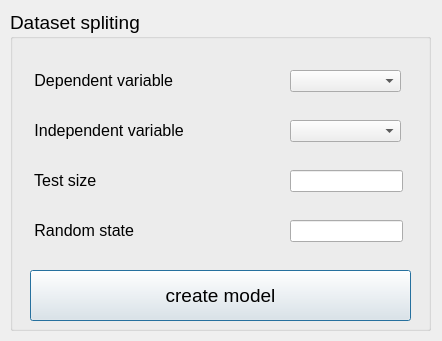
<?xml version="1.0" encoding="UTF-8"?>
<ui version="4.0">
 <class>Dialog_linear_reg</class>
 <widget class="QDialog" name="Dialog_linear_reg">
  <property name="geometry">
   <rect>
    <x>0</x>
    <y>0</y>
    <width>442</width>
    <height>341</height>
   </rect>
  </property>
  <property name="windowTitle">
   <string>Linear regression</string>
  </property>
  <widget class="QGroupBox" name="Data_spliting">
   <property name="geometry">
    <rect>
     <x>10</x>
     <y>10</y>
     <width>421</width>
     <height>321</height>
    </rect>
   </property>
   <property name="font">
    <font>
     <pointsize>14</pointsize>
    </font>
   </property>
   <property name="title">
    <string>Dataset spliting</string>
   </property>
   <widget class="QLabel" name="label_4">
    <property name="geometry">
     <rect>
      <x>20</x>
      <y>150</y>
      <width>291</width>
      <height>41</height>
     </rect>
    </property>
    <property name="font">
     <font>
      <pointsize>12</pointsize>
     </font>
    </property>
    <property name="text">
     <string> Test size</string>
    </property>
   </widget>
   <widget class="QLabel" name="label_3">
    <property name="geometry">
     <rect>
      <x>20</x>
      <y>100</y>
      <width>221</width>
      <height>41</height>
     </rect>
    </property>
    <property name="font">
     <font>
      <family>MS Shell Dlg 2</family>
      <pointsize>12</pointsize>
      <weight>50</weight>
      <bold>false</bold>
     </font>
    </property>
    <property name="text">
     <string> Independent variable</string>
    </property>
   </widget>
   <widget class="QLineEdit" name="lineEdit_1">
    <property name="geometry">
     <rect>
      <x>280</x>
      <y>160</y>
      <width>113</width>
      <height>22</height>
     </rect>
    </property>
    <property name="font">
     <font>
      <pointsize>10</pointsize>
      <weight>50</weight>
      <bold>false</bold>
     </font>
    </property>
   </widget>
   <widget class="QLabel" name="label_2">
    <property name="geometry">
     <rect>
      <x>20</x>
      <y>50</y>
      <width>221</width>
      <height>41</height>
     </rect>
    </property>
    <property name="font">
     <font>
      <family>MS Shell Dlg 2</family>
      <pointsize>12</pointsize>
      <weight>50</weight>
      <bold>false</bold>
     </font>
    </property>
    <property name="text">
     <string> Dependent variable</string>
    </property>
   </widget>
   <widget class="QPushButton" name="pushButton">
    <property name="geometry">
     <rect>
      <x>20</x>
      <y>260</y>
      <width>381</width>
      <height>51</height>
     </rect>
    </property>
    <property name="text">
     <string>create model</string>
    </property>
   </widget>
   <widget class="QLineEdit" name="lineEdit_2">
    <property name="geometry">
     <rect>
      <x>280</x>
      <y>210</y>
      <width>113</width>
      <height>22</height>
     </rect>
    </property>
    <property name="font">
     <font>
      <pointsize>10</pointsize>
      <weight>50</weight>
      <bold>false</bold>
     </font>
    </property>
   </widget>
   <widget class="QLabel" name="label_5">
    <property name="geometry">
     <rect>
      <x>20</x>
      <y>200</y>
      <width>291</width>
      <height>41</height>
     </rect>
    </property>
    <property name="font">
     <font>
      <pointsize>12</pointsize>
     </font>
    </property>
    <property name="text">
     <string> Random state</string>
    </property>
   </widget>
   <widget class="QComboBox" name="comboBox_dep">
    <property name="geometry">
     <rect>
      <x>280</x>
      <y>60</y>
      <width>111</width>
      <height>22</height>
     </rect>
    </property>
   </widget>
   <widget class="QComboBox" name="comboBox_ind">
    <property name="geometry">
     <rect>
      <x>280</x>
      <y>110</y>
      <width>111</width>
      <height>22</height>
     </rect>
    </property>
   </widget>
  </widget>
 </widget>
 <tabstops>
  <tabstop>comboBox_dep</tabstop>
  <tabstop>comboBox_ind</tabstop>
  <tabstop>lineEdit_1</tabstop>
  <tabstop>lineEdit_2</tabstop>
  <tabstop>pushButton</tabstop>
 </tabstops>
 <resources/>
 <connections/>
</ui>
